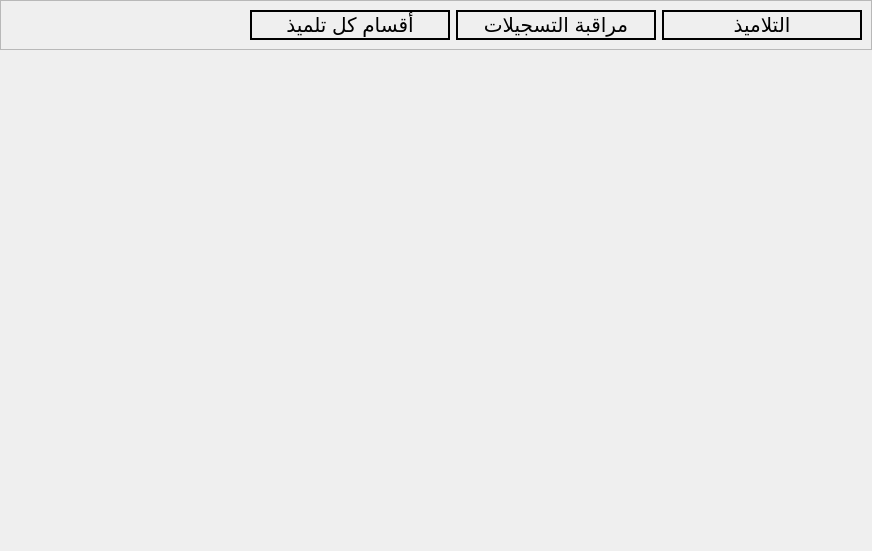
<?xml version="1.0" encoding="UTF-8"?>
<ui version="4.0">
 <class>student_part</class>
 <widget class="QWidget" name="student_part">
  <property name="geometry">
   <rect>
    <x>0</x>
    <y>0</y>
    <width>872</width>
    <height>551</height>
   </rect>
  </property>
  <property name="windowTitle">
   <string>Form</string>
  </property>
  <layout class="QVBoxLayout" name="verticalLayout">
   <property name="spacing">
    <number>0</number>
   </property>
   <property name="leftMargin">
    <number>0</number>
   </property>
   <property name="topMargin">
    <number>0</number>
   </property>
   <property name="rightMargin">
    <number>0</number>
   </property>
   <property name="bottomMargin">
    <number>0</number>
   </property>
   <item>
    <widget class="QFrame" name="frame">
     <property name="frameShape">
      <enum>QFrame::Shape::StyledPanel</enum>
     </property>
     <property name="frameShadow">
      <enum>QFrame::Shadow::Raised</enum>
     </property>
     <layout class="QHBoxLayout" name="horizontalLayout">
      <item>
       <spacer name="horizontalSpacer">
        <property name="orientation">
         <enum>Qt::Orientation::Horizontal</enum>
        </property>
        <property name="sizeHint" stdset="0">
         <size>
          <width>437</width>
          <height>20</height>
         </size>
        </property>
       </spacer>
      </item>
      <item>
       <widget class="QPushButton" name="classes_per_student">
        <property name="minimumSize">
         <size>
          <width>200</width>
          <height>30</height>
         </size>
        </property>
        <property name="font">
         <font>
          <pointsize>15</pointsize>
         </font>
        </property>
        <property name="styleSheet">
         <string notr="true">border: 2px solid black</string>
        </property>
        <property name="text">
         <string>أقسام كل تلميذ</string>
        </property>
       </widget>
      </item>
      <item>
       <widget class="QPushButton" name="students_history">
        <property name="minimumSize">
         <size>
          <width>200</width>
          <height>30</height>
         </size>
        </property>
        <property name="font">
         <font>
          <pointsize>15</pointsize>
         </font>
        </property>
        <property name="styleSheet">
         <string notr="true">border: 2px solid black</string>
        </property>
        <property name="text">
         <string>مراقبة التسجيلات</string>
        </property>
       </widget>
      </item>
      <item>
       <widget class="QPushButton" name="students">
        <property name="minimumSize">
         <size>
          <width>200</width>
          <height>30</height>
         </size>
        </property>
        <property name="font">
         <font>
          <pointsize>15</pointsize>
         </font>
        </property>
        <property name="styleSheet">
         <string notr="true">border: 2px solid black</string>
        </property>
        <property name="text">
         <string>التلاميذ</string>
        </property>
       </widget>
      </item>
     </layout>
    </widget>
   </item>
   <item>
    <widget class="QStackedWidget" name="stackedWidget"/>
   </item>
  </layout>
 </widget>
 <resources/>
 <connections/>
</ui>
